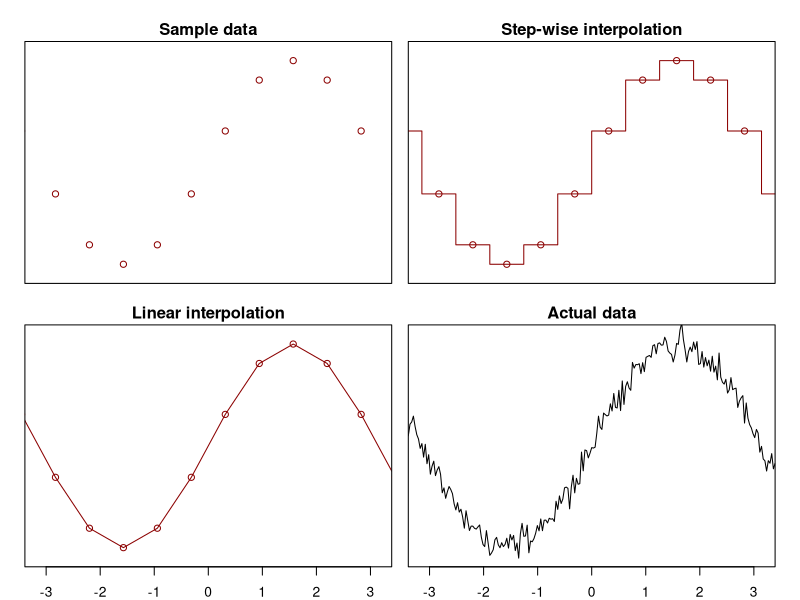
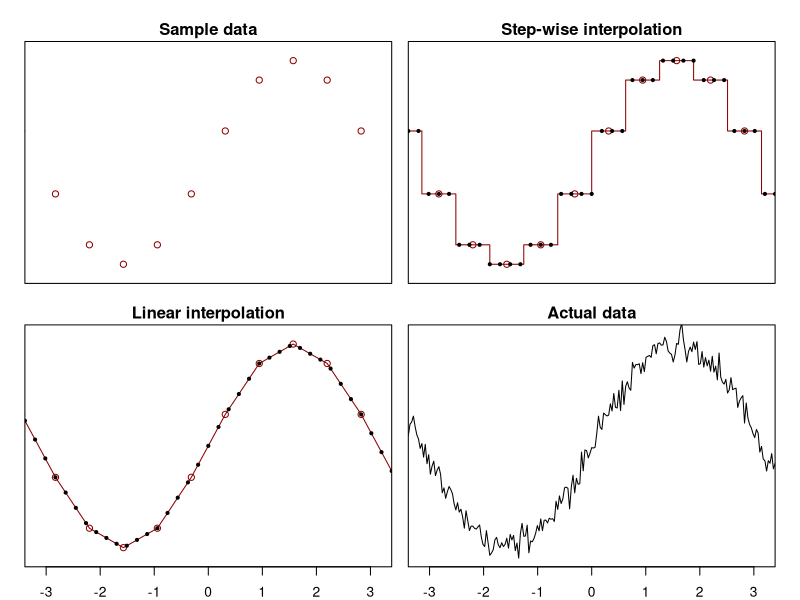
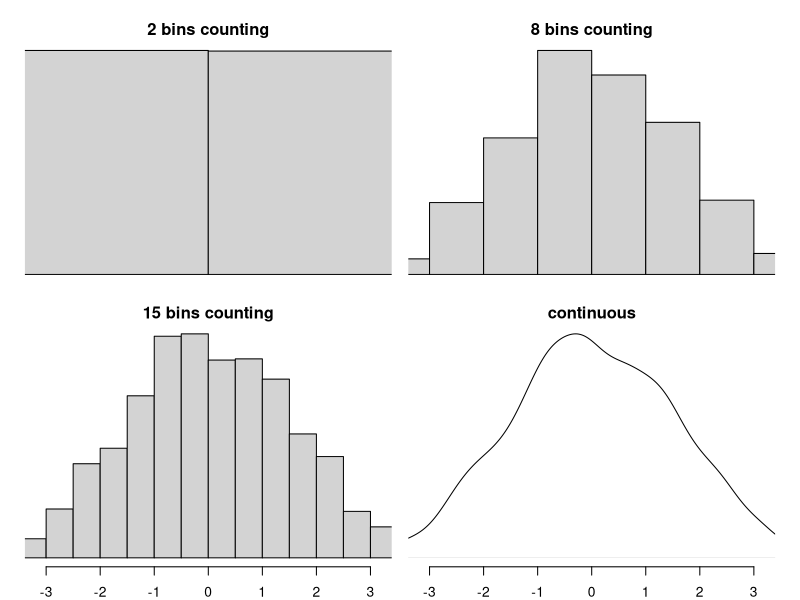

Here is the R script that generated these plots, in order:
## ---- chunk 1
# layout-valign="bottom"

######

par(
  mfrow = c(2, 2),
  yaxt = "n",
  mar = c(1, .5, 1.5, .5),
  oma = c(1, 1, 1, 1)
)
# params

step <- 20

x <- seq(-150, 150, by = 1) * pi / 100

noise <- rnorm(n = length(x), mean = 0, sd = .08)

sin_x <- sin(x) + noise

xlab <- "x"
ylab <- "y"
xlim <- c(-pi, pi)
ylim <- c(-1.1, 1.1)
cex <- 0.5


x_step <- seq(-150, 150, by = step) * pi / 100

sin_x_step <- sin(x_step)

####

plot(x_step, sin_x_step,
  type = "p",
  ylab = ylab,
  xlab = xlab,
  col = "darkred", ,
  ylim = ylim,
  xlim = xlim,
  main = "Sample data",
  xaxt = "n"
)
# lines(x, sin_x, type = "l")

#####

plot(x_step - step * pi / 200, sin_x_step,
  type = "s",
  col = "darkred",
  xlab = xlab,
  ylab = ylab,
  xlim = xlim,
  ylim = ylim,
  main = "Step-wise interpolation",
  xaxt = "n"
)
points(x_step, sin_x_step, col = "darkred")
# lines(x, sin_x)

#####

plot(x_step, sin_x_step,
  type = "l",
  xlab = xlab,
  ylab = "",
  col = "darkred",
  ylim = ylim,
  xlim = xlim,
  main = "Linear interpolation"
)
# lines(x, sin_x)
points(x_step, sin_x_step, col = "darkred")

#####

plot(x,
  sin_x,
  type = "l",
  ylab = ylab,
  ylim = ylim,
  xlim = xlim,
  main = "Actual data"
)

####

par(mfrow = c(1, 1))

## ---- chunk 2

par(
  mfrow = c(2, 2),
  yaxt = "n",
  mar = c(1, .5, 1.5, .5),
  oma = c(1, 1, 1, 1)
)
# params
#
#
# # graphical
# xlab <- "x"
# ylab <- "y"
# xlim <- c(-pi, pi)
# ylim <- c(-1,1)

# plotting variables
# step <- 20
step_down <- 6

# x <- seq(-150, 150, by = 1) * pi / 100
# sin_x <- sin(x)

# x_step <- seq(-150, 150, by = step) * pi / 100

x_step_down <- seq(-150, 150, by = step_down) * pi / 100

sin_step_down <- c()
for (x_ in x_step_down) {
  sin_step_down <- append(sin_step_down, sin(x_step[which.min(abs(x_ - x_step))]))
}
sin_x_step <- sin(x_step)


sin_lin_down <- c()
for (x_ in x_step_down[-length(x_step_down)]) {
  # x_ <- -2.2619467
  x_1 <- x_step[which(x_ >= x_step)[length(which(x_ >= x_step))]]
  x_2 <- x_step[which(x_ < x_step)[1]]
  sin_lin_down <- append(sin_lin_down, sin(x_1) + (x_ - x_1) * (sin(x_2) - sin(x_1)) / (x_2 - x_1))
}
sin_lin_down <- append(sin_lin_down, sin(sin_lin_down[length(x_step_down)]))

####

plot(x_step, sin_x_step,
  type = "p",
  ylab = ylab,
  xlab = xlab,
  col = "darkred", ,
  ylim = ylim,
  xlim = xlim,
  main = "Sample data",
  xaxt = "n"
)

# lines(x, sin_x, type = "l")

#####

plot(x_step - step * pi / 200, sin_x_step,
  type = "s",
  # lty =
  col = "darkred",
  xlab = xlab,
  ylab = ylab,
  xlim = xlim,
  ylim = ylim,
  main = "Step-wise interpolation",
  xaxt = "n"
)
points(x_step, sin_x_step, col = "darkred")
points(x_step_down, sin_step_down, col = "black", pch = 19, cex = cex)
# lines(x, sin_x)

#####

plot(x_step, sin_x_step,
  type = "l",
  xlab = xlab,
  ylab = "",
  col = "darkred",
  ylim = ylim,
  xlim = xlim,
  main = "Linear interpolation"
)
# lines(x, sin_x)
points(x_step, sin_x_step, col = "darkred")
points(x_step_down, sin_lin_down, col = "black", pch = 19, cex = cex)

#####

plot(x,
  sin_x,
  type = "l",
  ylab = ylab,
  ylim = ylim,
  xlim = xlim,
  main = "Actual data"
)

####

par(mfrow = c(1, 1))

## ---- chunk 3

n <- 1500

x <- runif(n = n, min = -2, max = 2)
# ,mean = 0,sd = .5)

x_norm <- rnorm(n = n, mean = 0, sd = 1) + x

step_ <- c(1, 7, 14)

par(
  mfrow = c(2, 2),
  yaxt = "n",
  mar = c(1, .5, 1.5, .5),
  oma = c(1, 1, 1, 1)
)

for (i in step_) {
  hist(x_norm,
    breaks = i,
    xlab = "x",
    ylab = "",
    freq = FALSE,
    main = paste0(i + 1, " bins counting"),
    xlim = xlim,
    xaxt = ifelse(i == step_[length(step_)], "s", "n")
  )
}

density(x_norm) |> plot(
  xlab = "x",
  ylab = "",
  xlim = xlim,
  main = "continuous",
  bty = "n"
)

par(mfrow = c(1, 1))

